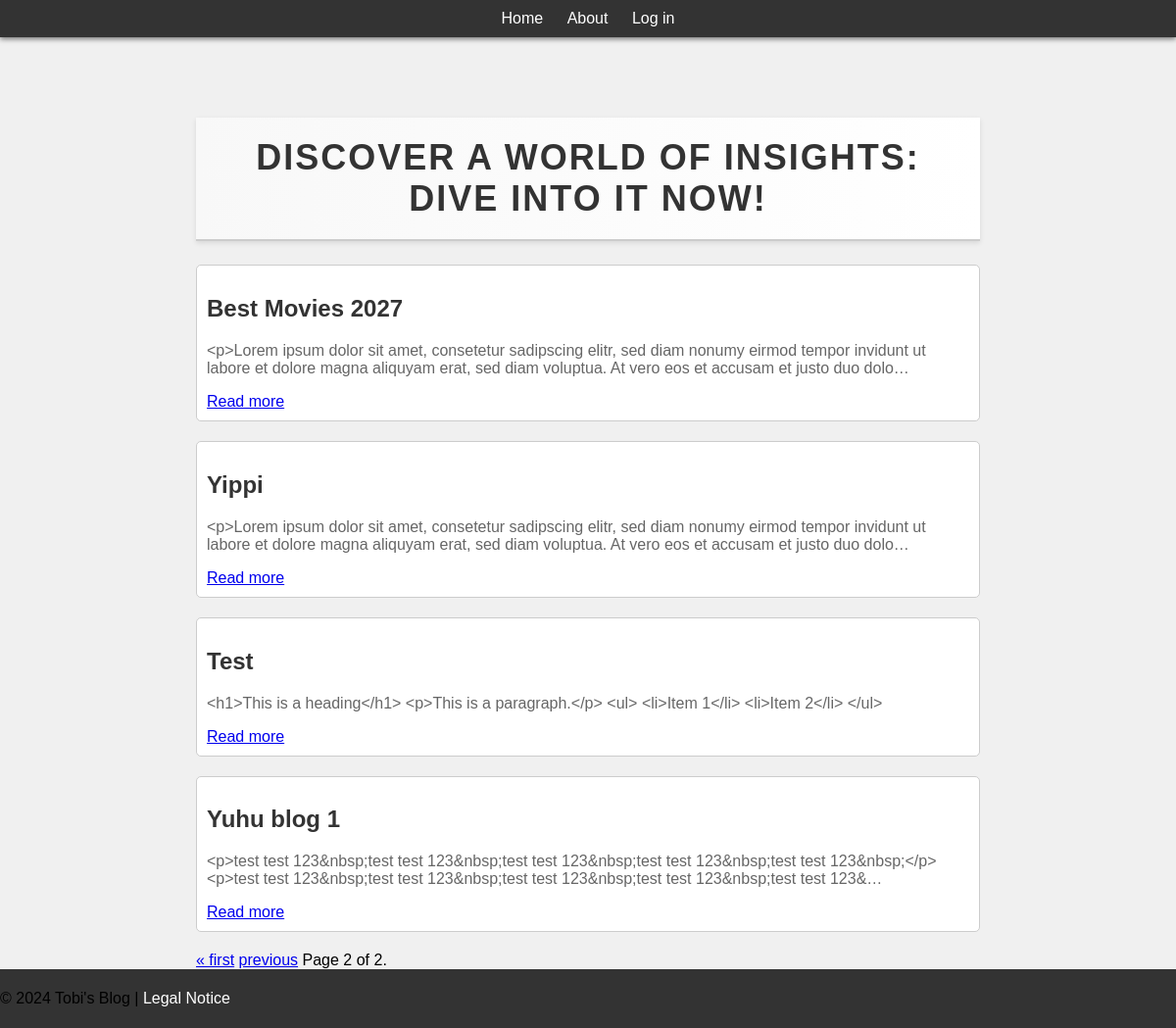
Before: /?page=2 with the older database file.
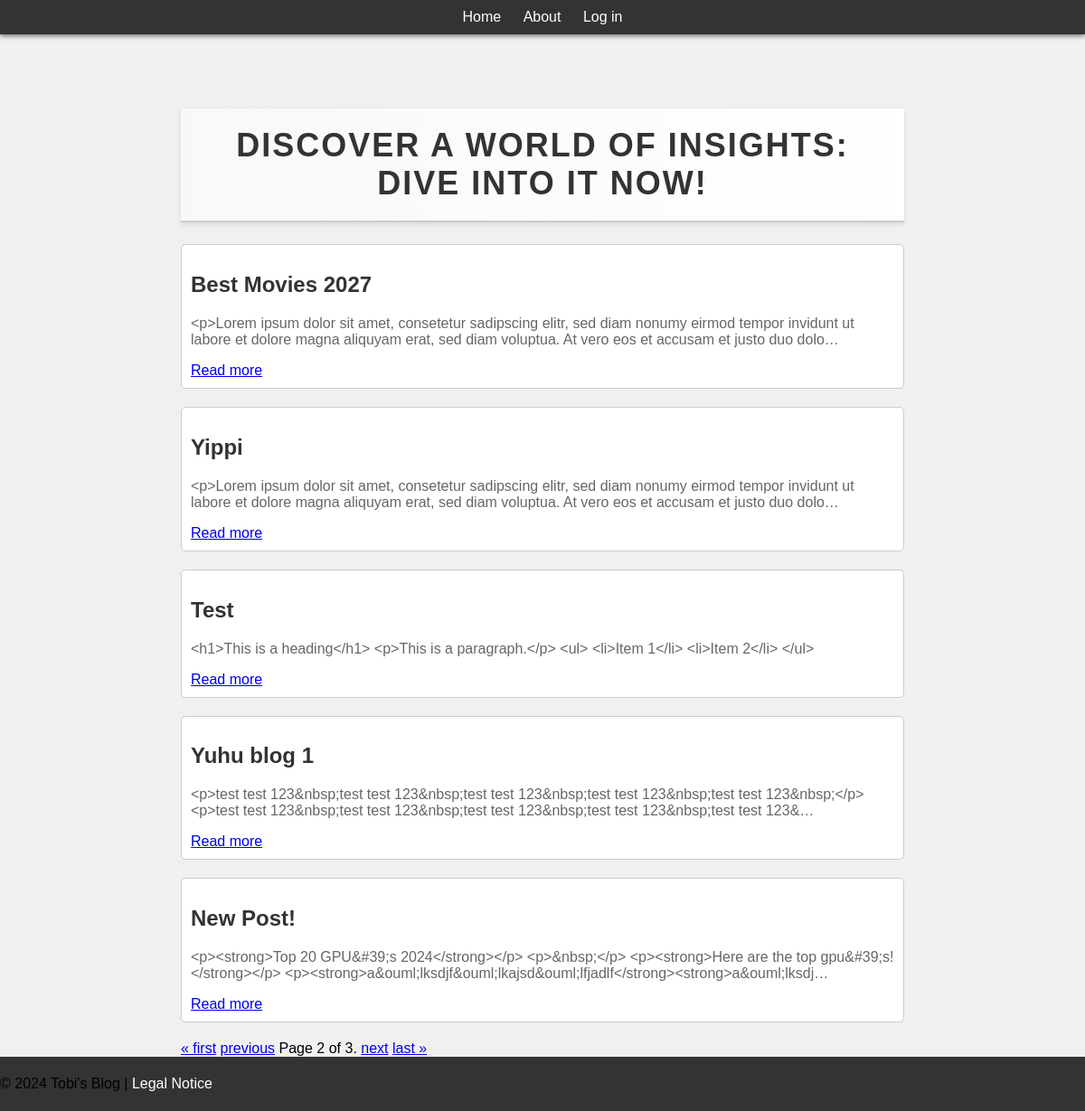
After: the same page with the newer database file.
### blog/models.py (models this page shows, shortened)
class Post(models.Model):
    title = models.CharField(max_length=200)
    content = models.TextField()
    created_at = models.DateTimeField(auto_now_add=True)

### blog/views.py (the view)
# urls.py: path('', views.post_list, name='post_list'),
def post_list(request):
    posts = Post.objects.all()
    paginator = Paginator(posts, 5)
    page = request.GET.get('page')
    try:
        posts = paginator.page(page)
    except PageNotAnInteger:
        posts = paginator.page(1)
    except EmptyPage:
        posts = paginator.page(paginator.num_pages)
    return render(request, 'blog/post_list.html', {'posts': posts})

### blog/templates/blog/post_list.html (shortened to what this page needs)
{% extends "base.html" %}
{% block content %}
    <h1>Discover a World of Insights:<br>Dive into it now!</h1>
    {% for post in posts %}
        <div class="post">
            <h2>{{ post.title }}</h2>
            <p>{{ post.content|truncatechars:200 }}</p>
            <a href="{% url 'post_detail' pk=post.pk %}">Read more</a>
        </div>
    {% endfor %}
    <div class="pagination">
        <span class="step-links">
            {% if posts.has_previous %}
                <a href="?page=1">&laquo; first</a>
                <a href="?page={{ posts.previous_page_number }}">previous</a>
            {% endif %}
            <span class="current">
                Page {{ posts.number }} of {{ posts.paginator.num_pages }}.
            </span>
            {% if posts.has_next %}
                <a href="?page={{ posts.next_page_number }}">next</a>
                <a href="?page={{ posts.paginator.num_pages }}">last &raquo;</a>
            {% endif %}
        </span>
    </div>
{% endblock %}

### templates/base.html (shortened to what this page needs)
{% load static %}
<!DOCTYPE html>
<html>
<head>
    <link rel="stylesheet" href="{% static 'blog/css/post_list.css' %}">
</head>
<body>
    <nav>
        <ul>
            <li><a href="{% url 'post_list' %}">Home</a></li>
            <li><a href="{% url 'about' %}">About</a></li>
            {% if user.is_authenticated %}
                <li><a href="{% url 'profile' %}">My Profile</a></li>
            {% else %}
                <li><a href="/login">Log in</a></li>
            {% endif %}
        </ul>
    </nav>
    <div class="content-wrapper">
        {% block content %}
        {% endblock %}
    </div>
    <footer class="footer">
        <p>© 2024 Tobi's Blog | <a href="{% url 'legal_notice' %}">Legal Notice</a></p>
    </footer>
</body>
</html>

### blog/static/blog/css/post_list.css (style rules this page uses)
.post { border: 1px solid #ccc; border-radius: 5px; padding: 10px; margin-bottom: 20px; background-color: #fff; }
.post h2 { color: #333; }
.post p { color: #666; }
.content-wrapper { margin: 60px auto 0; max-width: 800px; }
nav { background-color: #333; padding: 10px 0; width: 100%; position: fixed; top: 0; z-index: 1000; box-shadow: 0 2px 5px rgba(0, 0, 0, 0.5); }
ul { list-style-type: none; margin: 0; padding: 0; text-align: center; }
li { display: inline; margin-right: 20px; color: rgb(255, 122, 104); }
li:last-child { margin-right: 0; }
nav a { color: rgb(255, 255, 255); text-decoration: none; }
footer a { color: rgb(255, 255, 255); text-decoration: none; }
.footer { position: fixed; bottom: 0; width: 100%; background-color: #333; padding: 5px 0; margin: 0; }
body { font-family: Arial, sans-serif; background-color: #f0f0f0; padding-top: 60px; padding-bottom: 60px; min-height: 100vh; position: relative; margin: 0; }
h1 { font-family: Arial, sans-serif; font-size: 36px; color: #333; text-align: center; text-transform: uppercase; letter-spacing: 2px; margin-top: 50px; padding: 20px 0; background: linear-gradient(to right, #f8f8f8, #ffffff); border-bottom: 2px solid #ccc; box-shadow: 0 2px 5px rgba(0, 0, 0, 0.1); transition: color 0.3s ease; }

Changed rows visible on the page:
added Post: title "New Post!", content "<p><strong>Top 20 GPU&#39;s 2024</strong></p> <p>&nbsp;</p> <p><strong>Here are the top gpu&#39;s!</strong></p> <p><strong>a&ouml;lksdjf&ouml;lkajsd&ouml;lfjadlf</strong><strong>a&ouml;lksdj…"
Other visible differences:
{{ posts.paginator.num_pages }}: "2" → "3"
text now shown: "next last »"
